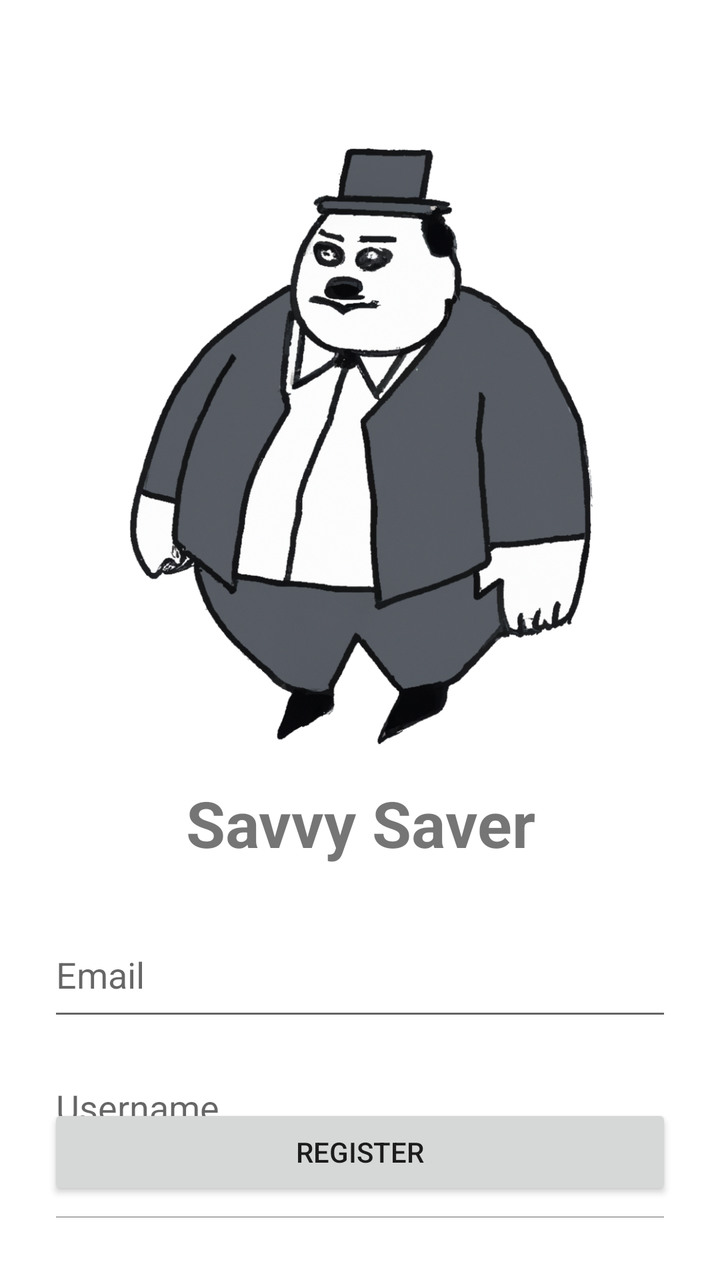
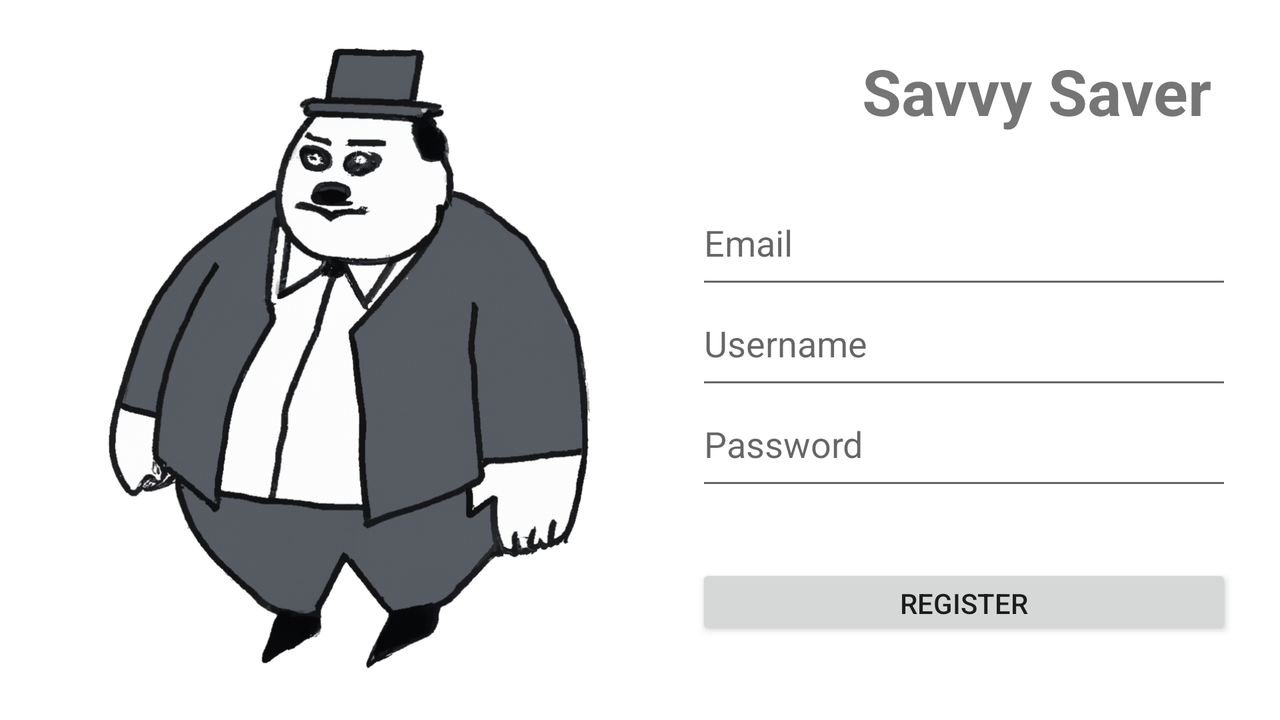

First picture: res/layout/ on a phone held upright. Second picture: the repository's own variant of that layout, on a device whose configuration matches the variant's folder. Source for both follows.
<!-- AndroidManifest.xml: application theme Theme.SavvySaver -->
<!-- res/layout/activity_register.xml -->
<?xml version="1.0" encoding="utf-8"?>
<RelativeLayout
    xmlns:android="http://schemas.android.com/apk/res/android"
    android:layout_width="match_parent"
    android:layout_height="match_parent"
    android:padding="24dp">

    <Button
        android:id="@+id/return_button"
        android:background="@drawable/back_button"
        android:layout_width="50dp"
        android:layout_height="50dp"
        android:layout_alignParentStart="true"
        android:layout_alignParentTop="true"
        android:layout_marginTop="0dp"/>

    <ImageView
        android:id="@+id/logo"
        android:layout_width="wrap_content"
        android:layout_height="300dp"
        android:src="@drawable/logo"
        android:layout_centerHorizontal="true"
        android:layout_below="@id/return_button"/>

    <TextView
        android:id="@+id/app_name"
        android:layout_width="match_parent"
        android:layout_height="wrap_content"
        android:text="Savvy Saver"
        android:textSize="32sp"
        android:textStyle="bold"
        android:layout_below="@id/logo"
        android:layout_marginTop="16dp"
        android:gravity="center"/>

    <EditText
        android:id="@+id/email"
        android:layout_width="match_parent"
        android:layout_height="wrap_content"
        android:hint="Email"
        android:paddingBottom="16dp"
        android:layout_below="@id/app_name"
        android:layout_marginTop="32dp"/>

    <EditText
        android:id="@+id/username"
        android:layout_width="match_parent"
        android:layout_height="wrap_content"
        android:hint="Username"
        android:paddingBottom="16dp"
        android:layout_below="@id/email"
        android:layout_marginTop="16dp"/>

    <EditText
        android:id="@+id/password"
        android:layout_width="match_parent"
        android:layout_height="wrap_content"
        android:hint="Password"
        android:inputType="textPassword"
        android:paddingBottom="16dp"
        android:layout_marginTop="16dp"
        android:layout_below="@id/username"/>

    <Button
        android:id="@+id/register"
        android:layout_width="match_parent"
        android:layout_height="wrap_content"
        android:text="Register"
        android:layout_alignParentBottom="true"
        android:layout_marginTop="16dp"
        android:layout_marginBottom="16dp"/>

</RelativeLayout>
<!-- resources referenced by this layout -->
<resources>
  <!-- drawable logo: png bitmap (drawable, 637430 bytes) -->
  <style name="Theme.SavvySaver" parent="Theme.MaterialComponents.DayNight.NoActionBar">
          
          <item name="colorPrimary">@color/purple_500</item>
          <item name="colorPrimaryVariant">@color/purple_700</item>
          <item name="colorOnPrimary">@color/white</item>
          
          <item name="colorSecondary">@color/teal_200</item>
          <item name="colorSecondaryVariant">@color/teal_700</item>
          <item name="colorOnSecondary">@color/black</item>
          
          <item name="android:statusBarColor">?attr/colorPrimaryVariant</item>
          
      </style>
</resources>
<!-- res/layout-land/activity_register.xml (the author's variant of the layout above) -->
<!-- drawn on the phone turned sideways -->
<?xml version="1.0" encoding="utf-8"?>
<RelativeLayout
    xmlns:android="http://schemas.android.com/apk/res/android"
    android:layout_width="match_parent"
    android:layout_height="match_parent"
    android:padding="24dp">

    <Button
        android:id="@+id/return_button"
        android:background="@drawable/back_button"
        android:layout_width="50dp"
        android:layout_height="50dp"
        android:layout_alignParentStart="true"
        android:layout_alignParentTop="true"
        android:layout_marginTop="4dp"
        android:layout_marginLeft="32dp"/>
    <ImageView
        android:id="@+id/logo"
        android:layout_width="300dp"
        android:layout_height="wrap_content"
        android:src="@drawable/logo"
        android:layout_alignParentStart="true"
        android:layout_alignParentTop="true"
        android:layout_alignParentBottom="true"
        android:layout_centerVertical="true"
        android:layout_weight="1"
        android:layout_below="@id/return_button"/>

    <LinearLayout
        android:id="@+id/controls_layout"
        android:layout_width="wrap_content"
        android:layout_height="match_parent"
        android:layout_toEndOf="@id/logo"
        android:layout_marginStart="24dp"
        android:orientation="vertical">

        <TextView
            android:id="@+id/app_name"
            android:layout_width="340dp"
            android:layout_height="wrap_content"
            android:text="Savvy Saver"
            android:textSize="32sp"
            android:textStyle="bold"
            android:gravity="center"/>

        <EditText
            android:id="@+id/email"
            android:layout_width="match_parent"
            android:layout_height="wrap_content"
            android:hint="Email"
            android:paddingBottom="16dp"
            android:layout_below="@id/app_name"
            android:layout_marginTop="32dp"/>

        <EditText
            android:id="@+id/username"
            android:layout_width="match_parent"
            android:layout_height="wrap_content"
            android:hint="Username"
            android:paddingBottom="16dp" />

        <EditText
            android:id="@+id/password"
            android:layout_width="match_parent"
            android:layout_height="wrap_content"
            android:hint="Password"
            android:inputType="textPassword"
            android:paddingBottom="16dp"/>

        <Button
            android:id="@+id/register"
            android:layout_width="match_parent"
            android:layout_height="wrap_content"
            android:text="Register"
            android:layout_marginBottom="16dp"
            android:layout_marginTop="32dp"/>

    </LinearLayout>

</RelativeLayout>
